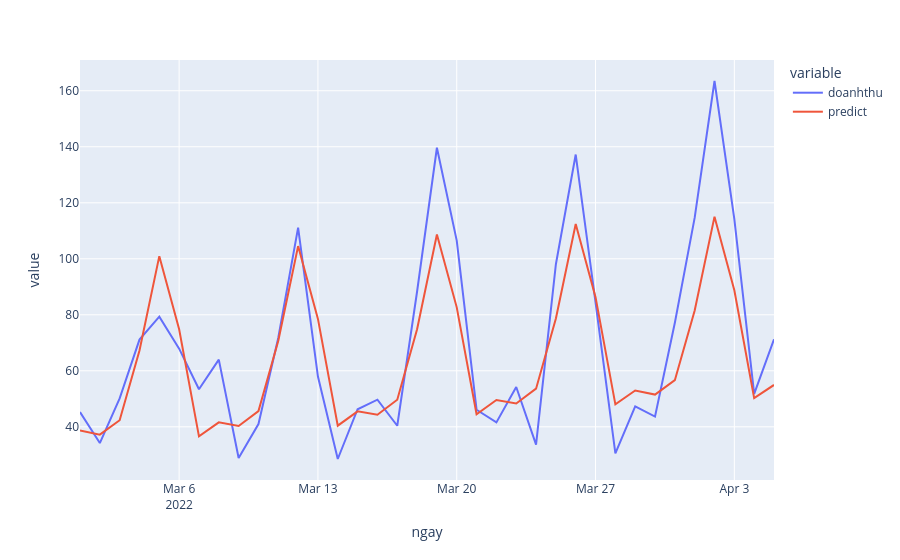
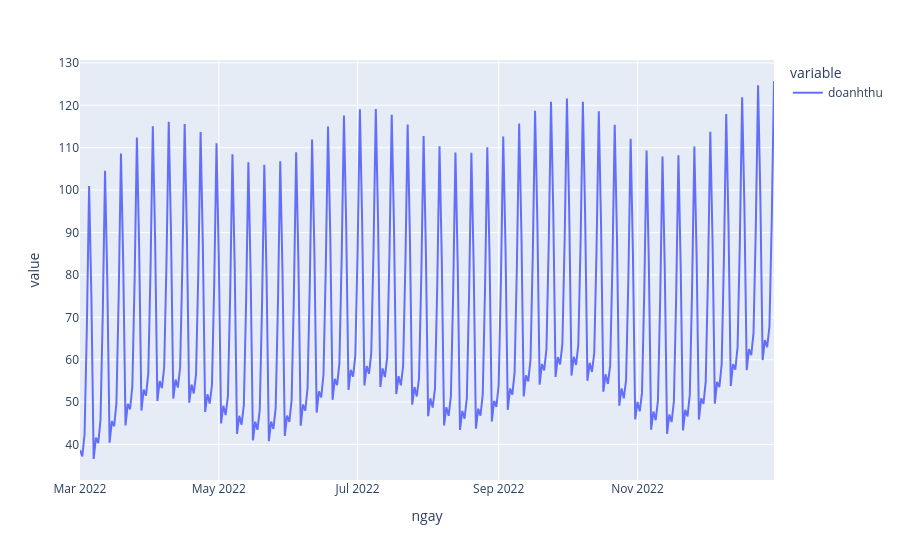

The cell these charts' notebook holds for them, in order:
### Markdown cell above
#### 4-XVNT

### Code cell
num=4
## config parametters
xmax=300
xmin=250

## output log file
CH = store[store.macuahang==num]
CH = CH[['macuahang', 'ngay', 'doanhthu']]

## get data to train model
train_first  ='2019/1/1'
train_end    ='2020/11/30'
test_01_first='2022/01/9'
test_01_end  ='2022/01/31'
test_02_first='2022/02/1'
test_02_end  ='2022/02/17'

test_03_first='2022/02/18'
test_03_end  ='2022/04/05'


## train df
train=CH[((CH['ngay'] >= train_first)    & (CH['ngay'] <= train_end))     |      \
         ((CH['ngay'] >= test_01_first)  & (CH['ngay'] <= train_first))   |      \
         ((CH['ngay'] >= test_02_first)  & (CH['ngay'] <= test_02_end))   |      \
         ((CH['ngay'] >= test_03_first) & (CH['ngay']  <= test_03_end))      
         ]

## get best hyper params
best_params=get_hyperparameter(train, xmax, xmin)

## predict from date1 to date2
date1='2022-03-01'
date2='2022-12-31'

## cutoff for test
date3='2022-4-5'
p_next_0=predict_next(date1, date2, xmax, xmin, train, best_params, 'doanhthu')

## get and visualize test set
test0       = CH[(CH['ngay'] >= date1)  & (CH['ngay'] <= date3)]
predict0    = p_next_0[(p_next_0['ngay'] >= date1)  & (p_next_0['ngay'] <= date3)]

gap=abs(np.mean(test0['doanhthu'])-np.mean(predict0['doanhthu']))
print(f'==> gap: {round(gap, 2)}')

## add gap for prediction
# if gap>0:
#     p_next_0['doanhthu']=round( abs(p_next_0['doanhthu'] + gap) , 2)
# else:
#     p_next_0['doanhthu']=round( abs(p_next_0['doanhthu'] - gap) , 2)

p_next    = p_next_0[(p_next_0['ngay'] >= date1)  & (p_next_0['ngay'] <= date3)]
## calculate accuracy
test0['predict']=p_next['doanhthu'].tolist()
acc=mean_absolute_percentage_error(test0['doanhthu'], test0['predict'])
print(f'==> accuracy: {acc} %')

## save results
outfile=f'{output}{num}_{date1.replace("-", "_")}_{date2.replace("-", "_")}.csv'
p_next_0.to_csv(outfile, index=False)
fig = px.line(test0, x='ngay', y=test0.columns[1:])
fig.show()

fig = px.line(p_next_0, x='ngay', y=p_next_0.columns[1:])
fig.show()

### Figure 1 — Plotly figure (JSON) as saved in the notebook; plotly's stock layout.template omitted (floating-point values rounded to 4 significant figures)
{"data": [{"hovertemplate": "variable=doanhthu<br>ngay=%{x}<br>value=%{y}<extra></extra>", "legendgroup": "doanhthu", "line": {"color": "#636efa", "dash": "solid"}, "mode": "lines", "name": "doanhthu", "orientation": "v", "showlegend": true, "type": "scatter", "x": ["2022-03-01T00:00:00", "2022-03-02T00:00:00", "2022-03-03T00:00:00", "2022-03-04T00:00:00", "2022-03-05T00:00:00", "2022-03-06T00:00:00", "2022-03-07T00:00:00", "2022-03-08T00:00:00", "2022-03-09T00:00:00", "2022-03-10T00:00:00", "2022-03-11T00:00:00", "2022-03-12T00:00:00", "2022-03-13T00:00:00", "2022-03-14T00:00:00", "2022-03-15T00:00:00", "2022-03-16T00:00:00", "2022-03-17T00:00:00", "2022-03-18T00:00:00", "2022-03-19T00:00:00", "2022-03-20T00:00:00", "2022-03-21T00:00:00", "2022-03-22T00:00:00", "2022-03-23T00:00:00", "2022-03-24T00:00:00", "2022-03-25T00:00:00", "2022-03-26T00:00:00", "2022-03-27T00:00:00", "2022-03-28T00:00:00", "2022-03-29T00:00:00", "2022-03-30T00:00:00", "2022-03-31T00:00:00", "2022-04-01T00:00:00", "2022-04-02T00:00:00", "2022-04-03T00:00:00", "2022-04-04T00:00:00", "2022-04-05T00:00:00"], "xaxis": "x", "y": [45.26, 34.2, 50.15, 71.16, 79.33, 67.93, 53.43, 63.98, 28.87, 40.99, 71.79, 111.2, 57.95, 28.51, 46.28, 49.7, 40.38, 88.32, 139.7, 106.5, 46.1, 41.58, 54.23, 33.63, 98.05, 137.2, 84.47, 30.55, 47.31, 43.66, 77.15, 114.7, 163.5, 114.1, 51.77, 71.25], "yaxis": "y"}, {"hovertemplate": "variable=predict<br>ngay=%{x}<br>value=%{y}<extra></extra>", "legendgroup": "predict", "line": {"color": "#EF553B", "dash": "solid"}, "mode": "lines", "name": "predict", "orientation": "v", "showlegend": true, "type": "scatter", "x": ["2022-03-01T00:00:00", "2022-03-02T00:00:00", "2022-03-03T00:00:00", "2022-03-04T00:00:00", "2022-03-05T00:00:00", "2022-03-06T00:00:00", "2022-03-07T00:00:00", "2022-03-08T00:00:00", "2022-03-09T00:00:00", "2022-03-10T00:00:00", "2022-03-11T00:00:00", "2022-03-12T00:00:00", "2022-03-13T00:00:00", "2022-03-14T00:00:00", "2022-03-15T00:00:00", "2022-03-16T00:00:00", "2022-03-17T00:00:00", "2022-03-18T00:00:00", "2022-03-19T00:00:00", "2022-03-20T00:00:00", "2022-03-21T00:00:00", "2022-03-22T00:00:00", "2022-03-23T00:00:00", "2022-03-24T00:00:00", "2022-03-25T00:00:00", "2022-03-26T00:00:00", "2022-03-27T00:00:00", "2022-03-28T00:00:00", "2022-03-29T00:00:00", "2022-03-30T00:00:00", "2022-03-31T00:00:00", "2022-04-01T00:00:00", "2022-04-02T00:00:00", "2022-04-03T00:00:00", "2022-04-04T00:00:00", "2022-04-05T00:00:00"], "xaxis": "x", "y": [38.71, 37.21, 42.36, 67.29, 101.0, 74.83, 36.58, 41.61, 40.3, 45.64, 70.73, 104.5, 78.55, 40.41, 45.53, 44.3, 49.69, 74.82, 108.7, 82.66, 44.51, 49.6, 48.31, 53.63, 78.68, 112.4, 86.3, 48.01, 52.96, 51.51, 56.66, 81.52, 115.0, 88.74, 50.24, 54.96], "yaxis": "y"}], "layout": {"legend": {"title": {"text": "variable"}, "tracegroupgap": 0}, "margin": {"t": 60}, "xaxis": {"anchor": "y", "domain": [0, 1], "title": {"text": "ngay"}}, "yaxis": {"anchor": "x", "domain": [0, 1], "title": {"text": "value"}}}}

### Figure 2 — Plotly figure (JSON) as saved in the notebook; plotly's stock layout.template omitted (floating-point values rounded to 4 significant figures; data arrays with more than 128 entries replaced by an {"elided": "..."} marker saying what was removed)
{"data": [{"hovertemplate": "variable=doanhthu<br>ngay=%{x}<br>value=%{y}<extra></extra>", "legendgroup": "doanhthu", "line": {"color": "#636efa", "dash": "solid"}, "mode": "lines", "name": "doanhthu", "orientation": "v", "showlegend": true, "type": "scatter", "x": {"elided": "306 str values"}, "xaxis": "x", "y": {"elided": "306 float values"}, "yaxis": "y"}], "layout": {"legend": {"title": {"text": "variable"}, "tracegroupgap": 0}, "margin": {"t": 60}, "xaxis": {"anchor": "y", "domain": [0, 1], "title": {"text": "ngay"}}, "yaxis": {"anchor": "x", "domain": [0, 1], "title": {"text": "value"}}}}
